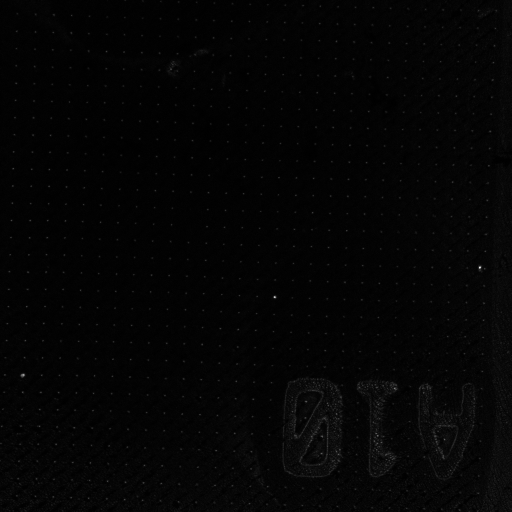
#> input picture gel_avg_replicate/AVG_220204_gel2_A10_40xwater_-1.tif, 1024 x 1024 px (shown at 1/2 size); its folder holds only this picture in this run
$ jupyter execute --allow-errors Analyze_gel_chip.ipynb   (shell and % lines are left out)
#> lines starting #> are read from the running program, lines starting #| are printed output that depends on the picture
[cell 1]
import imageio as io
import numpy as np
import matplotlib.pyplot as plt
import h5py as h5
from ipywidgets import interact,IntSlider
import os
from scipy.ndimage import measurements
from PIL import Image
from PIL.TiffTags import TAGS
from scipy.optimize import curve_fit
from scipy.stats import iqr
import nd2

## Here we load in the images and save them to png
##### this is because ilastik (to make smart masks) handles pngs. Download ilastik here https://www.ilastik.org/ and use a two color segmentation with the first color corresponding to the background, the second to the pillars, and use the batch_export module to create predictions for all your images

[cell 2]
fnames_gel=[el for el in os.listdir('gel_avg_replicate') if el.endswith('.tif')]
if not os.path.exists('gel_repli_png/'):
    os.mkdir('gel_repli_png/')
for i in range(len(fnames_gel)):
    with Image.open('gel_avg_replicate/'+fnames_gel[i]) as img:
#> img is the input picture: PIL image 1024x1024 I;16B; min 24, max 1557, mean 52.7
        meta_dict = {TAGS[key] : img.tag[key] for key in img.tag.keys()}
#> meta_dict = 13 items
        mum_per_pix=1/(meta_dict['XResolution'][0][0]/1e6)
#> mum_per_pix = 0.311
        #you can add the resolution into the file_name if needed for later
        #processing of lengths
        #print(mum_per_pix)
        #plt.imshow(img)
        img=np.asarray(img)
        ma=np.min(img)+iqr(img,rng=(0,99.5))
#> ma = 236
        img=np.clip(img,0,ma)
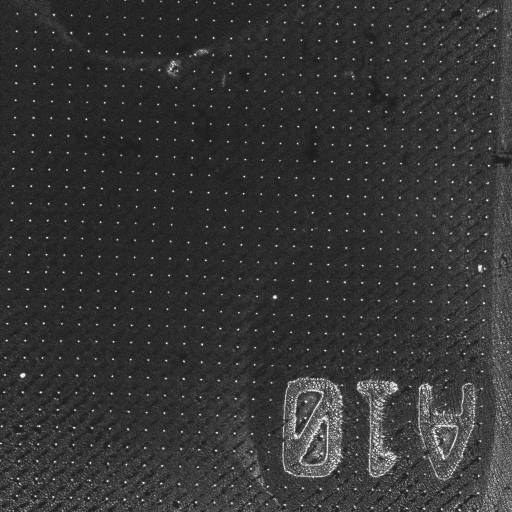
#> img: shape (1024, 1024) float64 (shown at 1/2 size); min 24, max 236, mean 52.3
        img=(img-np.min(img))/ma
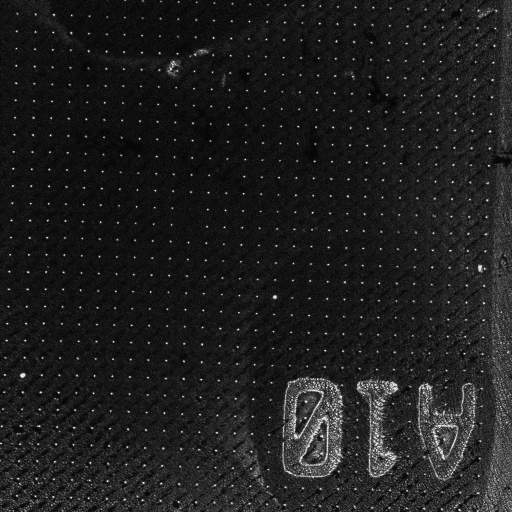
#> img: shape (1024, 1024) float64 (shown at 1/2 size); min 0, max 0.898, mean 0.12
        new_image_name='gel_repli_png/'+fnames_gel[i].replace('.tif','.png')
        if not os.path.exists(new_image_name):
            io.imsave(new_image_name,img)

#> (a cell that did not finish here is left out)

## Chip statistics
### Requires that you export the predictions from ilastik into h5 format

[cell 4]
path='gel_repli_png/'
image_names=sorted([path+el for el in os.listdir(path) if el.endswith('.png')])
h5_names=sorted([path+el for el in os.listdir(path) if el.endswith('.h5')])
unique_names,indices=np.unique([el[:-6] for el in image_names],return_index=True)
indices=np.hstack((indices,len(image_names)))

res_folder='Results_'+path[:-5]+'/'
#os.mkdir(res_folder)

all_lengths=[]
for i in range(len(image_names)):

    mask=h5.File(h5_names[i],'r')['exported_data'][:,:,1]>0.5
    labeled,_=measurements.label(mask)

    from skimage.measure import regionprops
    regs=regionprops(labeled)
    regs=[r for r in regs if r.area>2]
    xy=[np.mean(el.coords,axis=0) for el in regs]

    y,x=np.asarray(xy)[:,:2].T
    from scipy.spatial import Delaunay
    points=np.vstack((x,y)).T
    tri=Delaunay(points)

    #clean up degenerate triangles from the samples edge (very flat triangles)
    triz=points[tri.simplices]
    angle= lambda x,y: np.abs(np.dot(y,x)/(np.sqrt(np.sum(x*x))*np.sqrt(np.sum(y*y))))
    get_angles = lambda x: np.median(np.array([angle(x[1]-x[2],x[1]-x[0]),angle(x[1]-x[2],x[2]-x[0]),angle(x[1]-x[0],x[2]-x[0])]))
    non_degenerate_trigs=np.asarray(list(map(get_angles,triz)))<0.7
    tri.simplices=tri.simplices[non_degenerate_trigs]

    length= lambda x: np.sqrt(np.sum(x*x))
    get_lens= lambda x: np.array([length(x[1]-x[2]),length(x[2]-x[0]),length(x[1]-x[0])])
    lengths=np.asarray(list(map(get_lens,points[tri.simplices]))).flatten()
    all_lengths.append(lengths*.31074033574)

[cell 5]
for idx,l in enumerate(all_lengths):
    #low=np.min(l)+iqr(l,rng=(0,5))
    low=8
    #high=np.min(l)+iqr(l,rng=(0,99))
    high=18
    a,b=np.histogram(l,np.linspace(low,high,50))
    np.savetxt(res_folder+image_names[idx].split('/')[1].replace('.png','.txt'),l)

    plt.xlabel('Distance between pillars [um]',fontsize=15)
    plt.ylabel('Count',fontsize=15)
    from scipy.optimize import curve_fit


    b=(b[1:]+b[:-1])/2 # for len(x)==len(y)

    def gauss(x,mu,sigma,A):
        return A*np.exp(-(x-mu)**2/2/sigma**2)

    def bimodal(x,mu1,sigma1,A1,mu2,sigma2,A2):
        return gauss(x,mu1,sigma1,A1)+gauss(x,mu2,sigma2,A2)

    expected=(11,0.5,6000,15.5,0.5,3000)
    params,cov=curve_fit(bimodal,b,a,expected)
    sigma=np.sqrt(np.diag(cov))
    _=plt.hist(l,np.linspace(low,high,50),rwidth=0.8)
    x=np.linspace(low,high,1000)
    plt.plot(x,bimodal(x,*params),color='red',lw=1,label='model')
    avg=np.abs(params[1]/params[0])
    plt.text(13,0.8*np.max(a),r'$\frac{\sigma}{\mu}=$'+str(np.round(100*avg,1))+'$\%$',fontsize=15)
    plt.title('Expanded gel')
    plt.xlim(low,high)
    plt.savefig(res_folder+image_names[idx].split('/')[1])
    plt.close()

[cell 6]
path='chip_repli_png/'
#> (the rest of this cell did not finish here and is left out)

[cell 7]
for idx,l in enumerate(all_lengths):
    #low=np.min(l)+iqr(l,rng=(0,5))
    low=0
    #high=np.min(l)+iqr(l,rng=(0,99))
    high=6
    a,b=np.histogram(l,np.linspace(low,high,100))
    np.savetxt(res_folder+image_names[idx].split('/')[1].replace('.png','.txt'),l)

    plt.xlabel('Distance between pillars [um]',fontsize=15)
    plt.ylabel('Count',fontsize=15)
    from scipy.optimize import curve_fit


    b=(b[1:]+b[:-1])/2 # for len(x)==len(y)

    def gauss(x,mu,sigma,A):
        return A*np.exp(-(x-mu)**2/2/sigma**2)

    def bimodal(x,mu1,sigma1,A1,mu2,sigma2,A2):
        return gauss(x,mu1,sigma1,A1)+gauss(x,mu2,sigma2,A2)

    expected=(2.,0.1,np.max(a),3.4,0.1,np.max(a))
    params,cov=curve_fit(bimodal,b,a,expected)
    sigma=np.sqrt(np.diag(cov))
    _=plt.hist(l,np.linspace(low,high,50),rwidth=0.8)
    x=np.linspace(low,high,1000)
    plt.plot(x,bimodal(x,*params),color='red',lw=1,label='model')
    avg=np.abs(params[1]/params[0])
    plt.text(1,0.8*np.max(a),r'$\frac{\sigma}{\mu}=$'+str(np.round(100*avg,1))+'$\%$',fontsize=15)
    plt.title('Chip')
    plt.xlim(low,high)
    plt.savefig(res_folder+image_names[idx].split('/')[1],bbox_inches='tight',pad_inches=0.5)
    plt.close()

$ run again, on gel_avg_replicate/AVG_220204_gel2_A5_40xwater_g3a5-1.tif
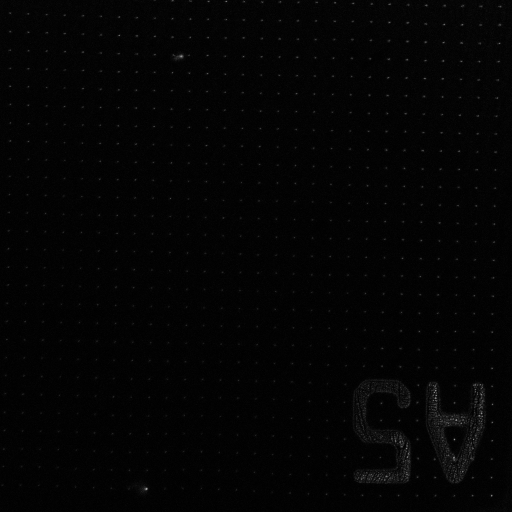
#> input picture gel_avg_replicate/AVG_220204_gel2_A5_40xwater_g3a5-1.tif, 1024 x 1024 px (shown at 1/2 size)
#> img is the input picture: PIL image 1024x1024 I;16B; min 22, max 1137, mean 40.3
#> meta_dict = 13 items
#> mum_per_pix = 0.311
#> ma = 207
#> `img=np.clip(img,0,ma)`:
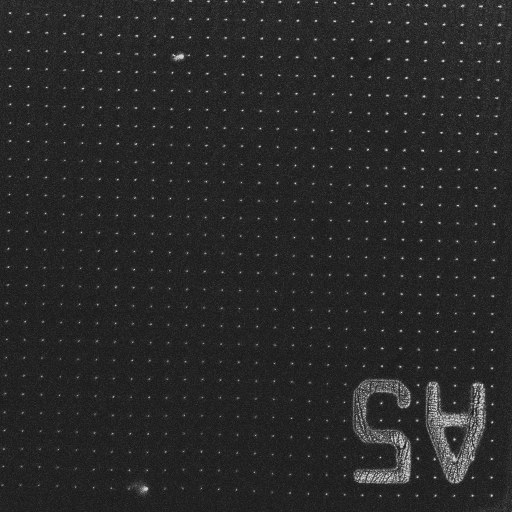
#> img: shape (1024, 1024) float64 (shown at 1/2 size); min 22, max 207, mean 39.8
#> `img=(img-np.min(img))/ma`:
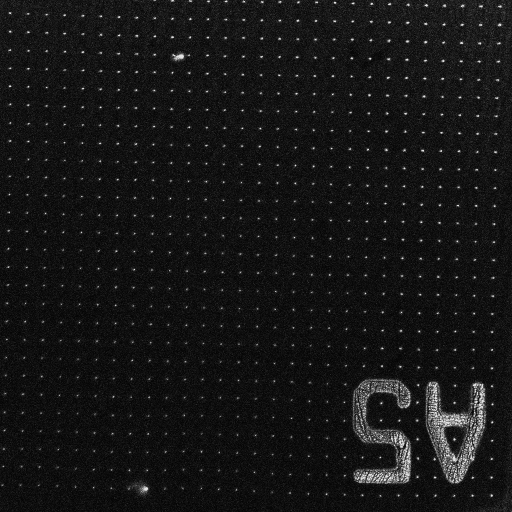
#> img: shape (1024, 1024) float64 (shown at 1/2 size); min 0, max 0.894, mean 0.0862

$ run again, on gel_avg_replicate/AVG_220204_gel2_A6_40xwater_-1.tif
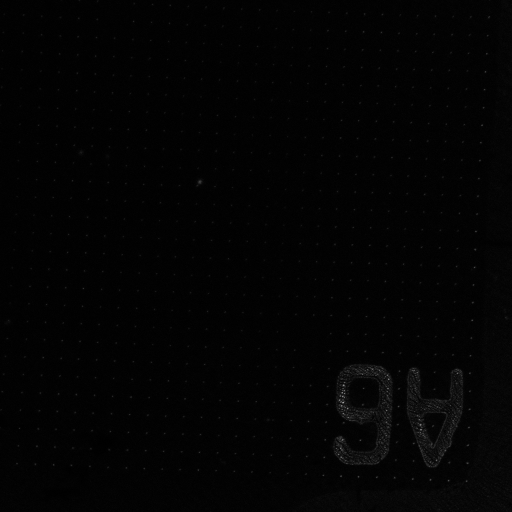
#> input picture gel_avg_replicate/AVG_220204_gel2_A6_40xwater_-1.tif, 1024 x 1024 px (shown at 1/2 size)
#> img is the input picture: PIL image 1024x1024 I;16B; min 24, max 1254, mean 41
#> meta_dict = 13 items
#> mum_per_pix = 0.311
#> ma = 190
#> `img=np.clip(img,0,ma)`:
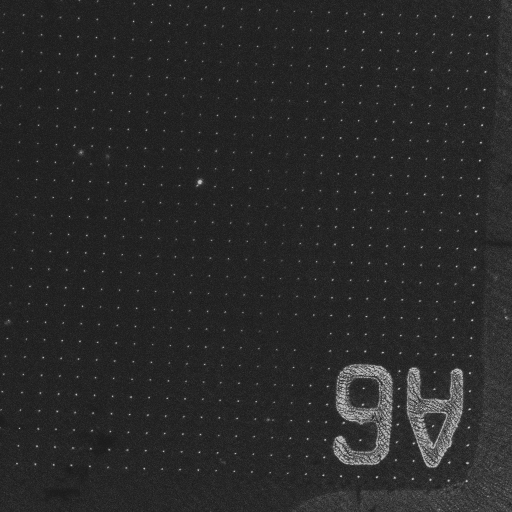
#> img: shape (1024, 1024) float64 (shown at 1/2 size); min 24, max 190, mean 40.6
#> `img=(img-np.min(img))/ma`:
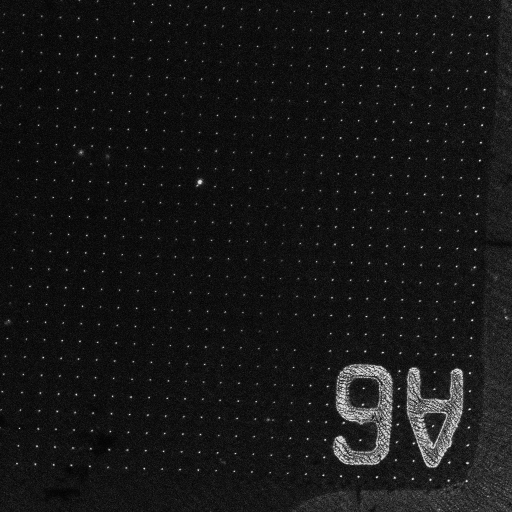
#> img: shape (1024, 1024) float64 (shown at 1/2 size); min 0, max 0.874, mean 0.0873

$ run again, on gel_avg_replicate/AVG_220204_gel2_A1_40xwater_-1.tif
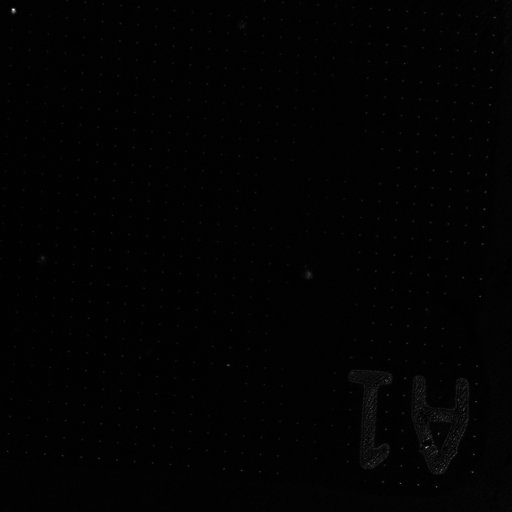
#> input picture gel_avg_replicate/AVG_220204_gel2_A1_40xwater_-1.tif, 1024 x 1024 px (shown at 1/2 size)
#> img is the input picture: PIL image 1024x1024 I;16B; min 24, max 1596, mean 40.7
#> meta_dict = 13 items
#> mum_per_pix = 0.311
#> ma = 169
#> `img=np.clip(img,0,ma)`:
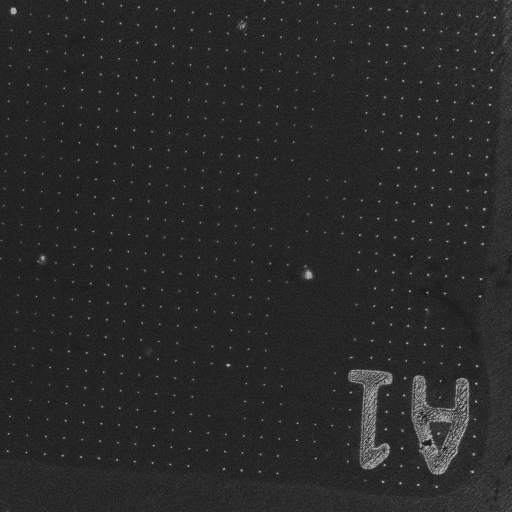
#> img: shape (1024, 1024) float64 (shown at 1/2 size); min 24, max 169, mean 40.3
